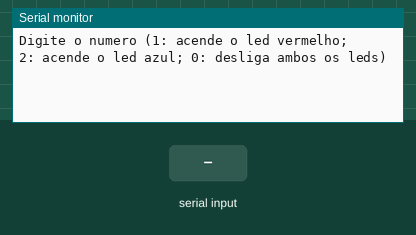
Simulated run of this sketch. Board: Arduino Uno, built with avr-gcc and run on an emulated ATmega328P. On the bench: the last lines printed to the serial monitor. The test bench sets the inputs (shaded band).

Above: at 1.2 s.
1.3 s: "90,45\n" received over Serial
At 1.46 s:
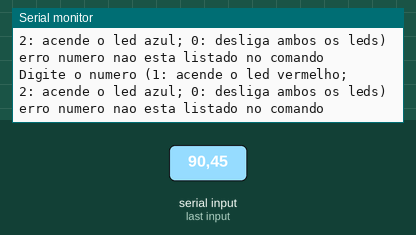
2.9 s: "1\n" received over Serial
At 4.4 s:
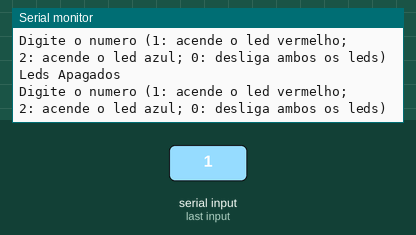

The sketch:

desafio_condicionais1.ino
```cpp
// C++ code
int numero = 0;
int led1 = 2;
int led2 = 4;

void setup()
{
  Serial.begin(9600);
}


void loop()
{
  Serial.println("Digite o numero (1: acende o led vermelho;");
  Serial.println("2: acende o led azul; 0: desliga ambos os leds)");
  while(! Serial.available() ){}
  numero = Serial.parseInt ();

  if (numero == 1)
  {
  	digitalWrite(led1, HIGH);
  	Serial.println("Led 1 Aceso");

  }

  if (numero == 2){
    digitalWrite(led2, HIGH);
    Serial.println("Led 2 Aceso");
  }

  if (numero == 0){
    digitalWrite(led1, LOW);
    digitalWrite(led2, LOW);
    Serial.println("Leds Apagados");
  }

  if (numero != 0 && numero != 1 && numero != 2) {
  	Serial.println("erro numero nao esta listado no comando");
  }

}
```

Measured:
- after the input at 1.3 s, the serial monitor: prints a new line at once (image 1)
- after the input at 2.9 s, the serial monitor: prints a new line at once (image 2)
